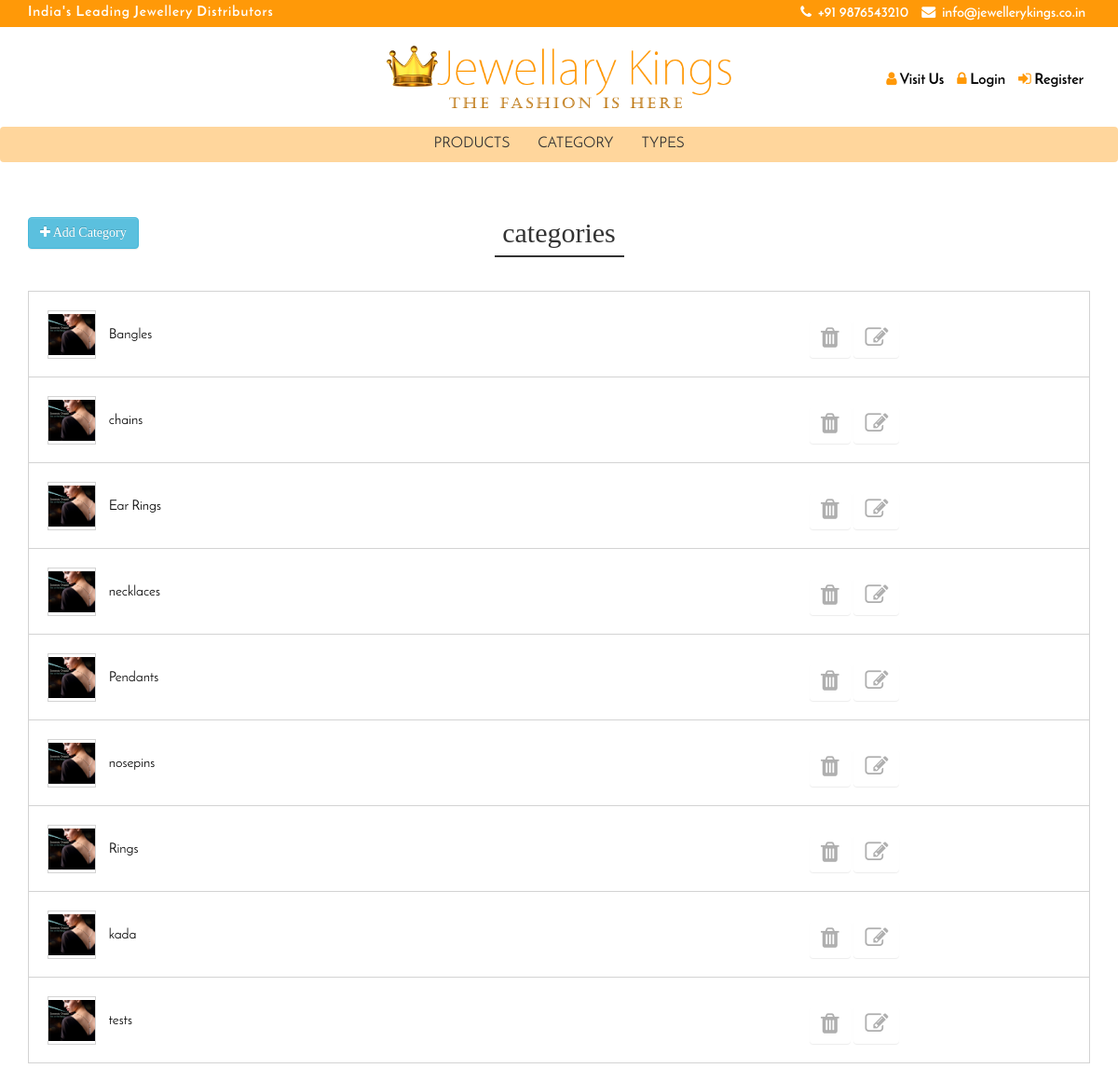
Screenshot of /Admin/categories.php with the database file from the repository.
### tables this page shows
CREATE TABLE `product_cat` (
  `cat_id` int(11) NOT NULL,
  `cat_name` varchar(255) NOT NULL
);

### Admin/categories.php (the view, shortened to what this page needs)
<?php include "includes/header.php"; ?>
        <div id='wrapper'>
            <section id="contact-section">
                <div class="container">
                    <h2 class="section-heading" style="position:relative"> <a href="#"  data-toggle="modal" data-target="#add_type" class="btn btn-info cart-delete-btn" style="position:absolute;left:0"><i class="fa fa-plus" aria-hidden="true"></i> Add Category</a>categories</h2>
                    <div class="table-responsive">
                                    <table width="100%" class="cart-table">
                                        <tbody>
                            <?php
                            $sql = "SELECT * FROM `product_cat`";
                            $result = mysqli_query($conn, $sql);
                            while($row = mysqli_fetch_assoc($result)) {
                            ?>
                                            <tr>
                                            <td>
                                                <ul class="list-inline shopped-item-ul">
                                                    <li>
                                                        <div class="shopped-item-img">
                                                            <img src="images/menu-women.jpg" class="img-responsive">
                                                        </div>
                                                    </li>
                                                    <li>
                                                        <div class="shopped-tem-description">
                                                            <p class="shopped-item-name"><?php echo $row['cat_name']; ?> </p>
                                                        </div>
                                                    </li>
                                                </ul>
                                            </td>
                                            <td>
                                                <a href="categories.php?del=<?php echo $row['cat_id']; ?>" class="btn btn-info cart-delete-btn"><i class="fa fa-trash" aria-hidden="true"></i></a>
                                                <a href="#"  data-toggle="modal" data-target="#myModal<?php echo $row['cat_id']; ?>" class="btn btn-info cart-delete-btn"><i class="fa fa-edit" aria-hidden="true"></i></a>
                                            </td>
                                        </tr>
                            <?php  } ?>
                                    </tbody>
                        </table>
                                </div>
                </div>
            </section>
        </div>
<?php include "includes/footer.php"; ?>

### Admin/css/index.css (style rules this page uses)
a { text-decoration: none !important; }
body { font-family:JosefinSans-Regular; font-size: 16px; }
.section-heading { text-align: center; font-family:TypoStyleBoldDemo; }
.section-heading::after { content: " "; display: block; height: 2px; background: #333; width: 139px; margin: auto; margin-top: auto; margin-bottom: auto; margin-top: 8px; margin-bottom: 36px; }
#contact-section { margin: 39px 0 20px 0; }
.cart-table td,.shopped-item-ul>li p { font-size:15px;font-family:JosefinSans-Regular }
.shopped-item-ul li>.shopped-item-img { border:1px solid #d3d3d3;display:flex;height:52px;overflow:hidden;width:52px }
.shopped-item-ul li>.shopped-item-img>img { width:100%;display:table;margin:auto }
.shopped-item-ul>li { vertical-align:middle }
.shopped-item-ul>li p { margin:0;color:#000 }
.cart-table td { border-bottom:1px solid #d3d3d3;color:#000;padding:20px 0 9px 20px;text-align:center }
.cart-table td .cart-delete-btn { background:0 0;text-shadow:none;color:#AFAFAF;border:none }
.cart-table td .cart-delete-btn>i { font-size:25px }
.cart-table,.total-table-col>table { border:1px solid #d3d3d3 }
.cart-table td:first-child { text-align:left;width:54% }

### rows the page displays
product_cat: cat_name "Bangles"
product_cat: cat_name "chains"
product_cat: cat_name "Ear Rings"
product_cat: cat_name "necklaces"
product_cat: cat_name "Pendants"
product_cat: cat_name "nosepins"
product_cat: cat_name "Rings"
product_cat: cat_name "kada"
product_cat: cat_name "tests"
